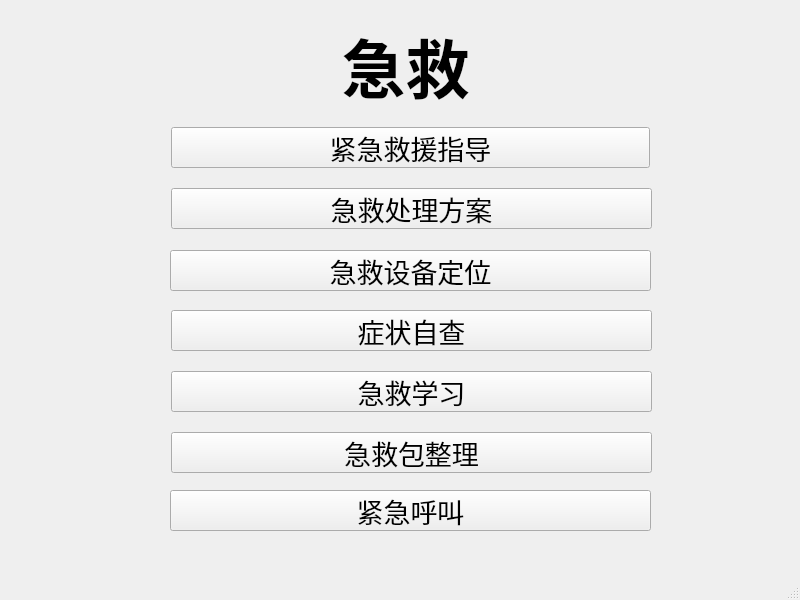
<?xml version="1.0" encoding="UTF-8"?>
<ui version="4.0">
 <class>MainWindow</class>
 <widget class="QMainWindow" name="MainWindow">
  <property name="geometry">
   <rect>
    <x>0</x>
    <y>0</y>
    <width>800</width>
    <height>600</height>
   </rect>
  </property>
  <property name="windowTitle">
   <string>MainWindow</string>
  </property>
  <widget class="QWidget" name="centralwidget">
   <widget class="QLabel" name="label">
    <property name="geometry">
     <rect>
      <x>320</x>
      <y>0</y>
      <width>171</width>
      <height>131</height>
     </rect>
    </property>
    <property name="font">
     <font>
      <family>华文行楷</family>
      <pointsize>26</pointsize>
     </font>
    </property>
    <property name="text">
     <string>&lt;html&gt;&lt;head/&gt;&lt;body&gt;&lt;p align=&quot;center&quot;&gt;&lt;span style=&quot; font-size:48pt; font-weight:700;&quot;&gt;急救&lt;/span&gt;&lt;/p&gt;&lt;/body&gt;&lt;/html&gt;</string>
    </property>
   </widget>
   <widget class="QLabel" name="label_3">
    <property name="geometry">
     <rect>
      <x>110</x>
      <y>140</y>
      <width>40</width>
      <height>12</height>
     </rect>
    </property>
    <property name="text">
     <string/>
    </property>
   </widget>
   <widget class="QPushButton" name="Check">
    <property name="geometry">
     <rect>
      <x>171</x>
      <y>310</y>
      <width>481</width>
      <height>41</height>
     </rect>
    </property>
    <property name="font">
     <font>
      <family>华文琥珀</family>
      <pointsize>20</pointsize>
     </font>
    </property>
    <property name="text">
     <string>症状自查</string>
    </property>
   </widget>
   <widget class="QPushButton" name="CallButton">
    <property name="geometry">
     <rect>
      <x>170</x>
      <y>490</y>
      <width>481</width>
      <height>41</height>
     </rect>
    </property>
    <property name="font">
     <font>
      <family>华文琥珀</family>
      <pointsize>20</pointsize>
     </font>
    </property>
    <property name="text">
     <string>紧急呼叫</string>
    </property>
   </widget>
   <widget class="QPushButton" name="Learning">
    <property name="geometry">
     <rect>
      <x>171</x>
      <y>371</y>
      <width>481</width>
      <height>41</height>
     </rect>
    </property>
    <property name="font">
     <font>
      <family>华文琥珀</family>
      <pointsize>20</pointsize>
     </font>
    </property>
    <property name="text">
     <string>急救学习</string>
    </property>
   </widget>
   <widget class="QPushButton" name="Guide">
    <property name="geometry">
     <rect>
      <x>171</x>
      <y>127</y>
      <width>479</width>
      <height>41</height>
     </rect>
    </property>
    <property name="minimumSize">
     <size>
      <width>479</width>
      <height>0</height>
     </size>
    </property>
    <property name="font">
     <font>
      <family>华文琥珀</family>
      <pointsize>20</pointsize>
     </font>
    </property>
    <property name="toolTip">
     <string>&lt;html&gt;&lt;head/&gt;&lt;body&gt;&lt;p&gt;&lt;img src=&quot;:/res/Guide.png&quot;/&gt;&lt;/p&gt;&lt;/body&gt;&lt;/html&gt;</string>
    </property>
    <property name="text">
     <string>紧急救援指导</string>
    </property>
   </widget>
   <widget class="QPushButton" name="AEDLocate">
    <property name="geometry">
     <rect>
      <x>170</x>
      <y>250</y>
      <width>481</width>
      <height>41</height>
     </rect>
    </property>
    <property name="font">
     <font>
      <family>华文琥珀</family>
      <pointsize>20</pointsize>
     </font>
    </property>
    <property name="text">
     <string>急救设备定位</string>
    </property>
   </widget>
   <widget class="QPushButton" name="Kits">
    <property name="geometry">
     <rect>
      <x>171</x>
      <y>432</y>
      <width>481</width>
      <height>41</height>
     </rect>
    </property>
    <property name="font">
     <font>
      <family>华文琥珀</family>
      <pointsize>20</pointsize>
     </font>
    </property>
    <property name="text">
     <string>急救包整理</string>
    </property>
   </widget>
   <widget class="QPushButton" name="Operate">
    <property name="geometry">
     <rect>
      <x>171</x>
      <y>188</y>
      <width>481</width>
      <height>41</height>
     </rect>
    </property>
    <property name="font">
     <font>
      <family>华文琥珀</family>
      <pointsize>20</pointsize>
     </font>
    </property>
    <property name="text">
     <string>急救处理方案</string>
    </property>
   </widget>
  </widget>
  <widget class="QMenuBar" name="menubar">
   <property name="geometry">
    <rect>
     <x>0</x>
     <y>0</y>
     <width>800</width>
     <height>18</height>
    </rect>
   </property>
  </widget>
  <widget class="QStatusBar" name="statusbar"/>
 </widget>
 <resources/>
 <connections/>
</ui>
